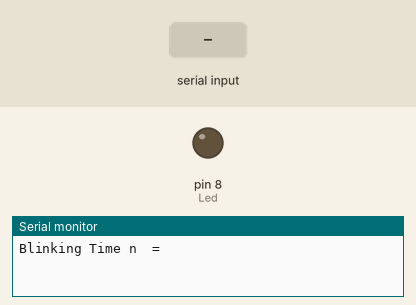
Recording of a sketch running on a simulated Arduino Uno, built with avr-gcc and run on an emulated ATmega328P. On the bench: output pins drawn as LEDs (lit = HIGH), the last lines printed to the serial monitor. The test bench sets the inputs (shaded band).

Above: at 0.9 s.
1.0 s: "90,45\n" received over Serial
At 1.6 s:
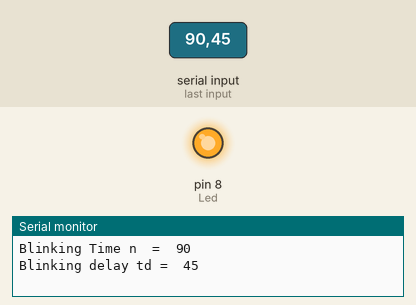
Timing chart, 0 to 4.0 s (numbered marks = the images above; inputs shaded):
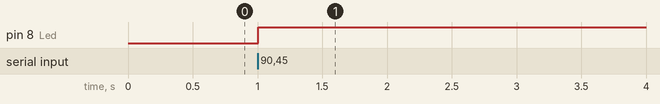

The sketch:

time_and_delay.ino
```cpp
#define Led 8
int n;
int td;
void setup() {
  // put your setup code here, to run once:
  pinMode(Led, OUTPUT);
  Serial.begin(9600);
  Serial.print("Blinking Time n  =  ");
  while ((Serial.available() == 0))
  {

  }
  n = Serial.parseInt();
  Serial.println(n);
  Serial.print("Blinking delay td =  ");
  while ((Serial.available() == 0))
  {

  }
  td = Serial.parseInt();
  Serial.print(td);
  led_blink(n, td);


}

void loop() {
  // put your main code here, to run repeatedly:

}
void led_blink(int n, int td)
{
  for (int i = 0; i < n; i++)
  {
    digitalWrite(Led, HIGH);
    delay(td * 1000);
    digitalWrite(Led, LOW);
    delay(td * 1000);
  }
}
```

Measured:
- after the input at 1.0 s, pin 8 (Led): LOW → HIGH at once
